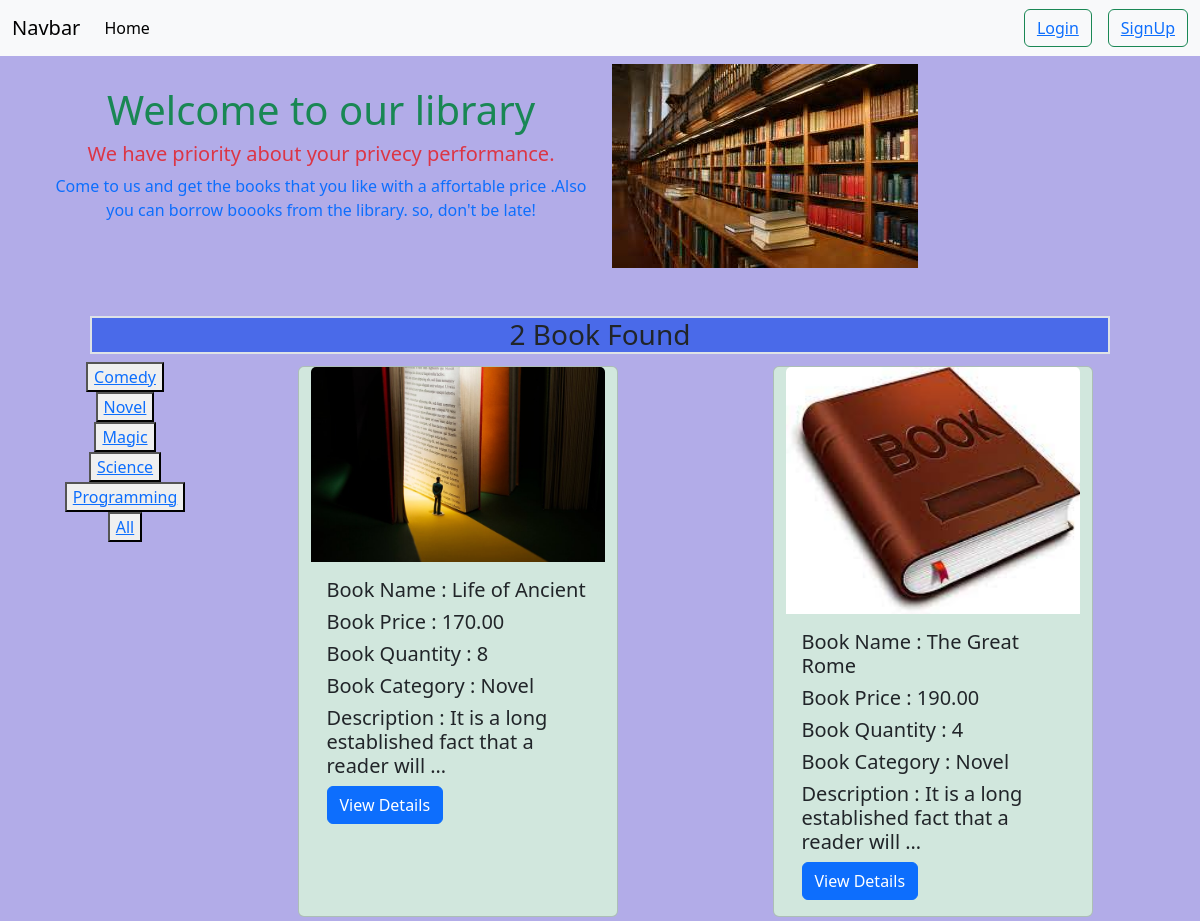
Page /category/novel/ on the committed database.
### books/models.py (models this page shows, shortened)
class Category(models.Model):
    category_name = models.CharField(max_length=100)
    description = models.TextField()
    slug=models.SlugField(max_length=100, blank=True, null=True)

class Book(models.Model):
    book_image = models.FileField(upload_to='books/media/uploads/', blank=True, null=True)
    book_name = models.CharField(max_length=100)
    book_price=models.DecimalField(max_digits=8,decimal_places=2, blank=True, null=True)
    book_quantity=models.IntegerField(blank=True, null=True)
    category=models.ForeignKey(Category, on_delete=models.CASCADE)

### library_management_project/views.py (the view)
# urls.py: 2. Add a URL to urlpatterns:  path('', views.home, name='home')
def home(request,category_slug=None):
    data=Book.objects.all()
    if category_slug is not None:
        category=Category.objects.get(slug=category_slug)
        data=Book.objects.filter(category=category)
    book_ctg=Category.objects.all()
    return render(request,'home.html',{'data':data, 'category':book_ctg})

### templates/home.html
{% extends "base.html" %} {% load static %} {% block content %}
<div class="row d-flex flex-warp align-items-center m-auto">
  <div class="col-sm-6 text-center">
    <h1 class="text-success">Welcome to our library</h1>
    <h5 class="text-danger">
      We have priority about your privecy performance.
    </h5>
    <p class="text-primary">
      Come to us and get the books that you like with a affortable price .Also you can borrow boooks from the library.
      so, don't be late!
    </p>
  </div>
  <div class="col-sm-6 mt-2">
    <img src="{% static 'font-1.jpeg' %}" alt="" />
  </div>
</div>
<br />
<br />
<div>
  <h3 class="border border-box border-2 mx-5  text-center" style="background-color:#4a6ae9">{{ data | length }} Book Found</h3>
</div>
<div class="row " >
  <div class="text-center col-lg-2 col-md-2 col-sm-12">
    {% for i in category %}
    <button class="mx-3 text-decoration-none "><a href="{% url 'category_wise_book' i.slug %}">{{i.category_name}}</a></button>
    {% endfor %}
    <button><a href="{% url 'home' %}">All</a></button>
  </div>
  {% for book in data %}
  <div
    class="card col-lg-4 col-md-6 col-sm-12 m-1 bg-success-subtle mx-auto"
    style="width: 20rem"
  >
    <img src="{{book.book_image.url}}" class="card-img-top" alt="..." />
    <div class="card-body">
      <h5 class="card-title">Book Name : {{book.book_name}}</h5>
      <h5 class="card-title">Book Price : {{book.book_price}}</h5>
      <h5 class="card-title">Book Quantity : {{book.book_quantity}}</h5>
      <h5 class="card-title">
        Book Category : {{book.category.category_name}}
      </h5>
      <h5 class="card-title">
        Description : {{book.category.description | truncatewords:10}}
      </h5>
      <a href="{% url 'detail' book.id %}" class="btn btn-primary">View Details</a>
    </div>
  </div>
  {% endfor %}
</div>
{% endblock %}

### rows in the picture
Category: category_name "Comedy"
Category: category_name "Novel"
Category: category_name "Magic"
Category: category_name "Science"
Category: category_name "Programming"
Book: book_image (picture), book_name "Life of Ancient", book_price "170.00", book_quantity "8", category.category_name "Novel", category.description "It is a long established fact that a reader will …"
Book: book_image (picture), book_name "The Great Rome", book_price "190.00", book_quantity "4", category.category_name "Novel", category.description "It is a long established fact that a reader will …"

### other values in the picture
{{ data | length }} "2"
